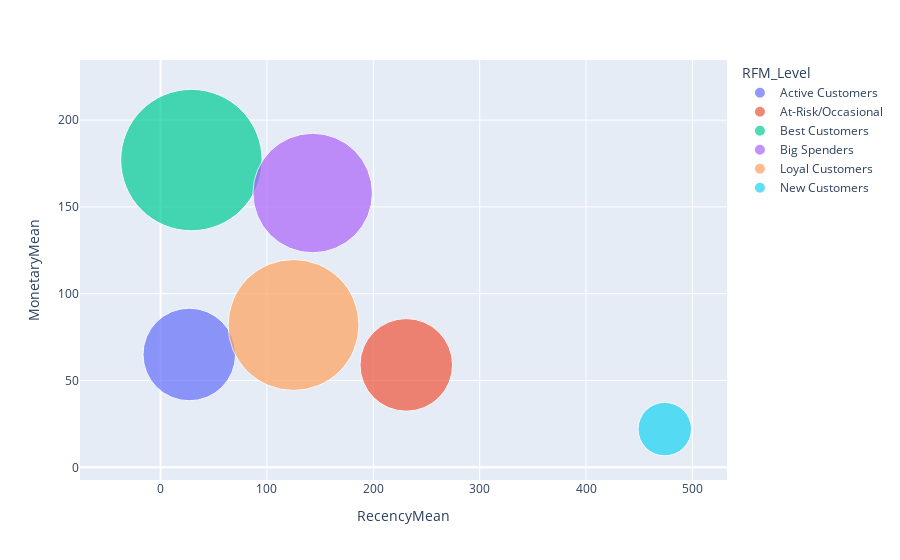

The notebook cell this image was saved under:
### Code cell
import plotly.express as px

fig = px.scatter(rfm_agg, x="RecencyMean", y="MonetaryMean", size="FrequencyMean", color="RFM_Level",
           hover_name="RFM_Level", size_max=100)
fig.show()

### Figure 1 — Plotly figure (JSON) as saved in the notebook; plotly's stock layout.template omitted (floating-point values rounded to 4 significant figures)
{"data": [{"hovertemplate": "<b>%{hovertext}</b><br><br>RFM_Level=Active Customers<br>RecencyMean=%{x}<br>MonetaryMean=%{y}<br>FrequencyMean=%{marker.size}<extra></extra>", "hovertext": ["Active Customers"], "legendgroup": "Active Customers", "marker": {"color": "#636efa", "size": [3], "sizemode": "area", "sizeref": 0.0007, "symbol": "circle"}, "mode": "markers", "name": "Active Customers", "orientation": "v", "showlegend": true, "type": "scatter", "x": [27], "xaxis": "x", "y": [65], "yaxis": "y"}, {"hovertemplate": "<b>%{hovertext}</b><br><br>RFM_Level=At-Risk/Occasional<br>RecencyMean=%{x}<br>MonetaryMean=%{y}<br>FrequencyMean=%{marker.size}<extra></extra>", "hovertext": ["At-Risk/Occasional"], "legendgroup": "At-Risk/Occasional", "marker": {"color": "#EF553B", "size": [3], "sizemode": "area", "sizeref": 0.0007, "symbol": "circle"}, "mode": "markers", "name": "At-Risk/Occasional", "orientation": "v", "showlegend": true, "type": "scatter", "x": [231], "xaxis": "x", "y": [59], "yaxis": "y"}, {"hovertemplate": "<b>%{hovertext}</b><br><br>RFM_Level=Best Customers<br>RecencyMean=%{x}<br>MonetaryMean=%{y}<br>FrequencyMean=%{marker.size}<extra></extra>", "hovertext": ["Best Customers"], "legendgroup": "Best Customers", "marker": {"color": "#00cc96", "size": [7], "sizemode": "area", "sizeref": 0.0007, "symbol": "circle"}, "mode": "markers", "name": "Best Customers", "orientation": "v", "showlegend": true, "type": "scatter", "x": [29], "xaxis": "x", "y": [177], "yaxis": "y"}, {"hovertemplate": "<b>%{hovertext}</b><br><br>RFM_Level=Big Spenders<br>RecencyMean=%{x}<br>MonetaryMean=%{y}<br>FrequencyMean=%{marker.size}<extra></extra>", "hovertext": ["Big Spenders"], "legendgroup": "Big Spenders", "marker": {"color": "#ab63fa", "size": [5], "sizemode": "area", "sizeref": 0.0007, "symbol": "circle"}, "mode": "markers", "name": "Big Spenders", "orientation": "v", "showlegend": true, "type": "scatter", "x": [143], "xaxis": "x", "y": [158], "yaxis": "y"}, {"hovertemplate": "<b>%{hovertext}</b><br><br>RFM_Level=Loyal Customers<br>RecencyMean=%{x}<br>MonetaryMean=%{y}<br>FrequencyMean=%{marker.size}<extra></extra>", "hovertext": ["Loyal Customers"], "legendgroup": "Loyal Customers", "marker": {"color": "#FFA15A", "size": [6], "sizemode": "area", "sizeref": 0.0007, "symbol": "circle"}, "mode": "markers", "name": "Loyal Customers", "orientation": "v", "showlegend": true, "type": "scatter", "x": [125], "xaxis": "x", "y": [82], "yaxis": "y"}, {"hovertemplate": "<b>%{hovertext}</b><br><br>RFM_Level=New Customers<br>RecencyMean=%{x}<br>MonetaryMean=%{y}<br>FrequencyMean=%{marker.size}<extra></extra>", "hovertext": ["New Customers"], "legendgroup": "New Customers", "marker": {"color": "#19d3f3", "size": [1], "sizemode": "area", "sizeref": 0.0007, "symbol": "circle"}, "mode": "markers", "name": "New Customers", "orientation": "v", "showlegend": true, "type": "scatter", "x": [474], "xaxis": "x", "y": [22], "yaxis": "y"}], "layout": {"legend": {"itemsizing": "constant", "title": {"text": "RFM_Level"}, "tracegroupgap": 0}, "margin": {"t": 60}, "xaxis": {"anchor": "y", "domain": [0, 1], "title": {"text": "RecencyMean"}}, "yaxis": {"anchor": "x", "domain": [0, 1], "title": {"text": "MonetaryMean"}}}}
